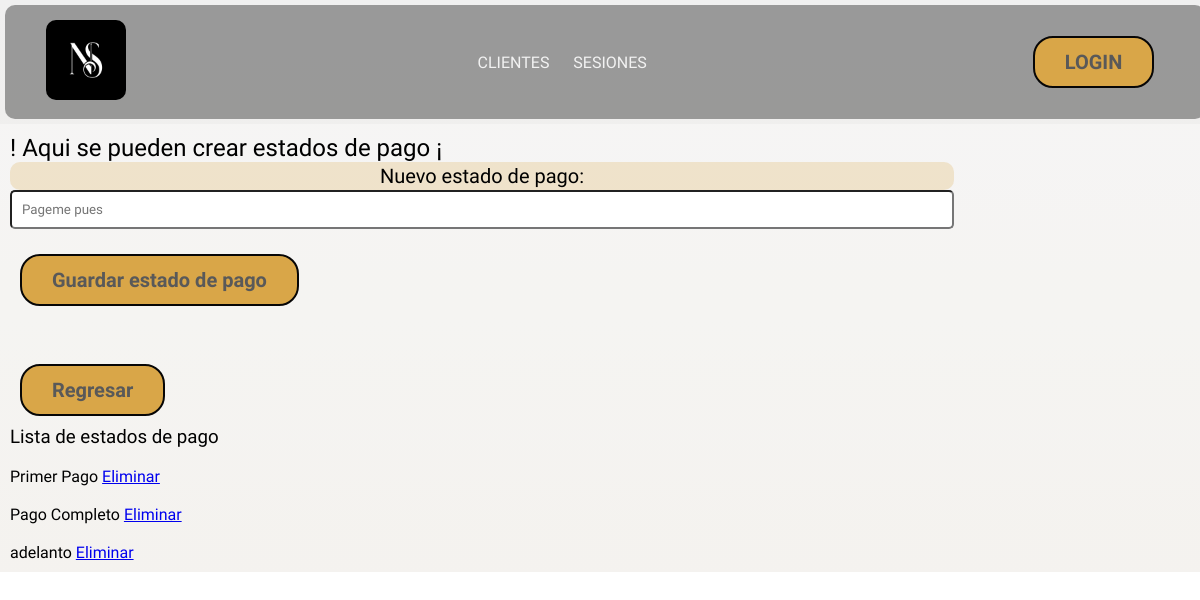
The app's page /formulario/crear_status/ with its own data.
### formulario/models.py (models this page shows, shortened)
class Status(models.Model):
  nombre    = models.CharField(max_length=30, null=False, blank=False,verbose_name='Nuevo estado de pago')

### formulario/views.py (the view)
# urls.py: path('crear_status/',           views.crear_status,   name="crear_status"),
def crear_status(request):
  if request.method == 'POST':
    form1 = StatusForm(request.POST, prefix='form1')
    if form1.is_valid():
      form1.save()
      form1 = StatusForm()
    lista_status = Status.objects.all()
    return render(request, '1.administrador/crear_status.html', {
      'form1':form1,
      'lista_status':lista_status
    })
  else:
    form1 = StatusForm(prefix='form1')
  lista_status = Status.objects.all()
  return render(request, '1.administrador/crear_status.html', {
    'form':form1,
    'lista_status':lista_status
  })

### formulario/forms.py
class StatusForm(ModelForm):
  class Meta:
    model   = Status
    fields  = ["nombre"]
    widgets = {
      "nombre":      forms.TextInput(  attrs={"class": "formulario", "name":"user_name", "id":"user_name", "max_length":50, "required":True, "placeholder":"Pageme pues"}),
    }

### templates/1.administrador/crear_status.html (shortened to what this page needs)
{% extends "layouts/app.html" %}
{% block content %}
<h2> ! Aqui se pueden crear estados de pago ¡</h2>
{% endblock content %}
{% block registrar %}
<div class="contenedor">
<form action="{% url "crear_status" %}" method="post">
  {{ form }}
  <button type="submit">Guardar estado de pago</button>
</form>
<br><br>
<form  action="{% url "agendar" %}">
  <button type="submit"> Regresar </button>
</form>
<h3> Lista de estados de pago </h3>
<ul>
<div>
{% for estado in lista_status %}
<li>
  <br>
  <p>
  {{estado.nombre}} <a href="{% url "delete_status" estado.id %}"> Eliminar </a><br>
  </p>
</li>
{% endfor %}
</ul>
{% endblock registrar %}

### static/styles.css (style rules this page uses)
* { margin: 0; padding: 0; font-family: "Courgette"; font-weight: 400; font-style: normal; box-sizing: border-box; }
body { background-image: linear-gradient(rgba(0, 0, 0, 0.058),rgba(223, 217, 206, 0.527)),url(images/fondo2.jpg); background-position: center 20% ; background-repeat: no-repeat; background-size: 100%; }
label { display: flex; width: 80%; justify-content: center; font-size: 20px; background-color: #d9a6483d; padding: 2px; border-radius: 10px; }
button { border: none; padding: 10px; background-color: #D9A648; padding: 12px 30px; border-radius: 20px; font-size: 20px; font-weight: bold; color: #595959; margin: 10px; border: 2px solid #070606; }
.contenedor { display: flex; flex-direction: column; justify-content: center; }
.formulario { width: 80%; padding: 10px; margin-bottom: 15px; border-radius: 5px; text-align: left; }

### records on screen
Status: nombre "Primer Pago"
Status: nombre "Pago Completo"
Status: nombre "adelanto"
